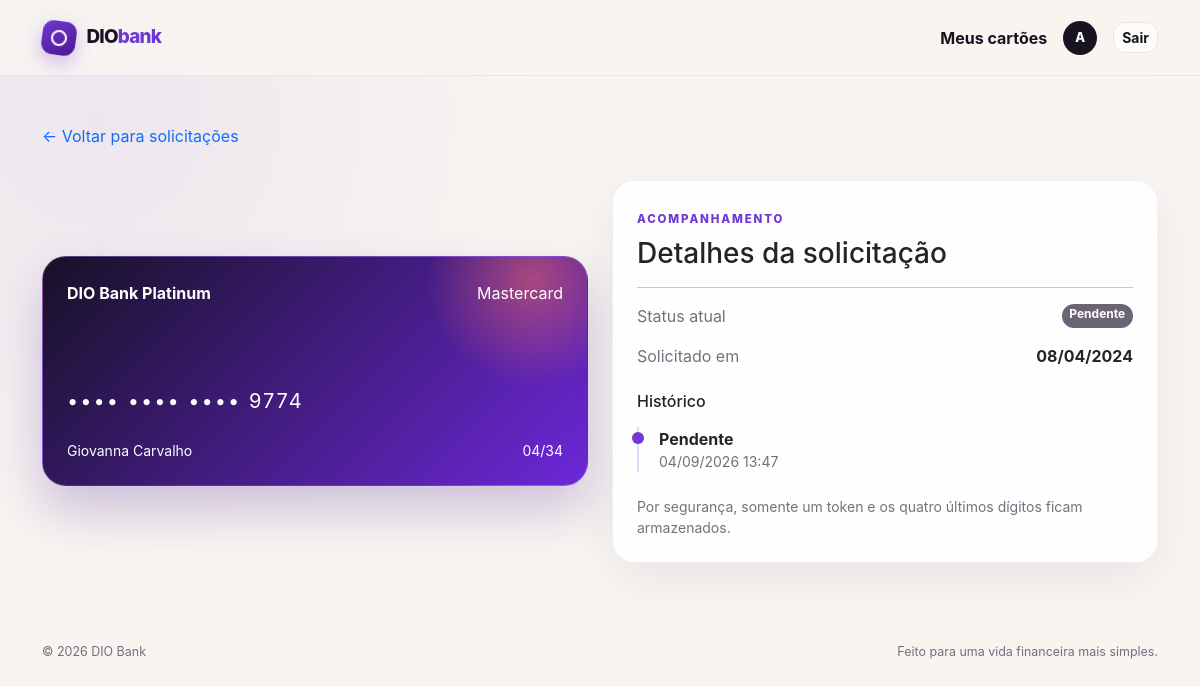
/cards/request-details/2/ (signed in), run on the app's committed database.
### cards/models.py (models this page shows, shortened)
class Card(models.Model):
    STATUS_CHOICES = (
        ("P", "Pendente"),
        ("A", "Aprovado"),
        ("E", "Enviado"),
        ("R", "Recebido"),
    )
    CARD_NETWORK = (
        ("V", "Visa"),
        ("M", "Mastercard"),
    )
    user = models.ForeignKey(User, on_delete=models.PROTECT, related_name="cards", verbose_name="Usuário")
    name = models.CharField("Nome", max_length=20)
    token = models.CharField("Token", max_length=64, unique=True, editable=False)
    last_four = models.CharField("Últimos quatro dígitos", max_length=4, editable=False)
    holder_name = models.CharField("Titular", max_length=20)
    network = models.CharField("Rede", max_length=1, choices=CARD_NETWORK)
    expiration_date = models.CharField("Data de expiração", max_length=5)
    status = models.CharField("Status", max_length=1, choices=STATUS_CHOICES, default=STATUS_CHOICES[0][0])
    created_at = models.DateTimeField("Criado em", auto_now_add=True)
    updated_at = models.DateTimeField("Alterado em", auto_now=True)
    @property
    def masked_number(self) -> str:
        return f"•••• •••• •••• {self.last_four}"
    class Meta:
        verbose_name_plural = "Cartões"
        ordering = ["-created_at"]

class StatusHistory(models.Model):
    card = models.ForeignKey(Card, on_delete=models.CASCADE, related_name="history", verbose_name="Cartão")
    status = models.CharField("Status", max_length=1, choices=Card.STATUS_CHOICES)
    created_at = models.DateTimeField("Registrado em", auto_now_add=True)
    class Meta:
        verbose_name = "Histórico de status"
        verbose_name_plural = "Históricos de status"
        ordering = ["-created_at"]

### cards/views.py (the view)
# urls.py: path("request-details/<int:card_id>/", views.card_details, name="card_details"),
@login_required
def card_details(request, card_id):
    card = get_object_or_404(Card.objects.prefetch_related("history"), id=card_id, user=request.user)
    return render(request, "cards/card_details.html", {"card": card})

### cards/templates/cards/card_details.html (shortened to what this page needs)
{% extends 'base.html' %}
{% block content %}
<a class="text-decoration-none" href="{% url 'cards:view_requests' %}">← Voltar para solicitações</a>
<div class="row align-items-center g-4 mt-2">
  <div class="col-lg-6"><div class="card credit-card"><div class="card-body p-4 d-flex flex-column justify-content-between"><div class="d-flex justify-content-between"><strong>{{ card.name }}</strong><span>{{ card.get_network_display }}</span></div><div><div class="card-number">{{ card.masked_number }}</div><div class="d-flex justify-content-between mt-4 small"><span>{{ card.holder_name }}</span><span>{{ card.expiration_date }}</span></div></div></div></div></div>
  <div class="col-lg-6"><div class="card content-card"><div class="card-body p-4"><span class="eyebrow">Acompanhamento</span><h1 class="h3 mt-2">Detalhes da solicitação</h1><hr><div class="d-flex justify-content-between"><span class="text-secondary">Status atual</span><span class="badge rounded-pill status-{{ card.status }}">{{ card.get_status_display }}</span></div><div class="d-flex justify-content-between mt-3"><span class="text-secondary">Solicitado em</span><strong>{{ card.created_at|date:"d/m/Y" }}</strong></div><h2 class="h6 mt-4">Histórico</h2><ol class="timeline">{% for item in card.history.all %}<li><strong>{{ item.get_status_display }}</strong><small>{{ item.created_at|date:"d/m/Y H:i" }}</small></li>{% endfor %}</ol><p class="small text-secondary mt-4 mb-0">Por segurança, somente um token e os quatro últimos dígitos ficam armazenados.</p></div></div></div>
</div>
{% endblock %}

### templates/base.html (shortened to what this page needs)
<!DOCTYPE html>
<html lang="pt-BR">
<head>
  <link href="https://cdn.jsdelivr.net/npm/bootstrap@5.3.3/dist/css/bootstrap.min.css" rel="stylesheet">
  {% load static %}
  <link rel="stylesheet" href="{% static 'css/app.css' %}">
</head>
<body>
  <nav class="navbar navbar-expand-md" aria-label="Navegação principal">
    <div class="container">
      <a class="navbar-brand" href="{% url 'home' %}"><span class="brand-mark" aria-hidden="true"><span></span></span><span>DIO<span class="brand-accent">bank</span></span></a>
      {% if user.is_authenticated %}
        <div class="d-flex align-items-center gap-3">
          <a class="nav-link" href="{% url 'cards:view_requests' %}">Meus cartões</a>
          <span class="user-avatar" title="{{ user.username }}">{{ user.username|first|upper }}</span>
          <form action="{% url 'logout' %}" method="post">{% csrf_token %}<button class="btn btn-ghost btn-sm" type="submit">Sair</button></form>
        </div>
      {% else %}<div class="d-flex gap-2"><a href="{% url 'login' %}" class="btn btn-ghost btn-sm">Entrar</a><a href="{% url 'signup' %}" class="btn btn-brand btn-sm">Abrir conta</a></div>
      {% endif %}
    </div>
  </nav>
  <main class="container py-4 py-md-5">
    {% block content %}
    {% endblock %}
  </main>
  <footer class="site-footer"><div class="container d-flex flex-wrap justify-content-between gap-2"><span>© {% now "Y" %} DIO Bank</span><span>Feito para uma vida financeira mais simples.</span></div></footer>
</body>
</html>

### static/css/app.css (style rules this page uses)
:root { --ink: #181320; --muted: #746d7d; --brand: #6f38d5; --brand-dark: #4b178f; --coral: #ff6f61; --cream: #f8f5f1; --line: #e9e2ed; --shadow: 0 24px 70px rgba(47, 25, 70, .11); }
* { box-sizing: border-box; }
body { min-height: 100vh; margin: 0; color: var(--ink); background: radial-gradient(circle at 8% 15%, rgba(111, 56, 213, .08), transparent 28rem), var(--cream); font-family: Inter, Avenir, "Segoe UI", Roboto, Helvetica, Arial, sans-serif; -webkit-font-smoothing: antialiased; }
.navbar { min-height: 76px; position: sticky; top: 0; z-index: 20; background: rgba(248, 245, 241, .86); border-bottom: 1px solid rgba(89, 61, 112, .08); backdrop-filter: blur(18px); }
.navbar-brand { display: flex; align-items: center; gap: .65rem; color: var(--ink); font-size: 1.18rem; font-weight: 850; letter-spacing: -.04em; }
.brand-accent { color: var(--brand); }
.brand-mark { position: relative; width: 34px; height: 34px; border-radius: 11px; background: linear-gradient(145deg, var(--brand), var(--brand-dark)); box-shadow: 0 7px 18px rgba(111, 56, 213, .3); transform: rotate(8deg); }
.brand-mark span { position: absolute; inset: 9px; border: 2px solid #fff; border-radius: 50%; }
.nav-link { color: var(--ink); font-weight: 650; }
.user-avatar { display: grid; place-items: center; width: 34px; height: 34px; color: #fff; background: var(--ink); border-radius: 50%; font-size: .8rem; font-weight: 800; }
.btn { border-radius: 12px; font-weight: 750; transition: transform .2s ease, box-shadow .2s ease, background .2s ease; }
.btn-ghost { color: var(--ink); border: 1px solid var(--line); background: rgba(255, 255, 255, .6); }
.eyebrow { color: var(--brand); font-size: .72rem; font-weight: 850; letter-spacing: .16em; text-transform: uppercase; }
.content-card { border: 1px solid rgba(89, 61, 112, .08); border-radius: 22px; background: rgba(255, 255, 255, .88); box-shadow: 0 16px 50px rgba(51, 32, 92, .08); backdrop-filter: blur(12px); }
.credit-card { min-height: 230px; color: #fff; border: 1px solid rgba(255, 255, 255, .18); border-radius: 24px; background: radial-gradient(circle at 90% 10%, rgba(255, 111, 97, .5), transparent 20%), linear-gradient(135deg, #171126, #6d28d9); box-shadow: 0 25px 50px rgba(76, 29, 149, .24); }
.card-number { font-size: 1.25rem; letter-spacing: .1em; }
.status-P { background: #6b6474; }
.timeline { list-style: none; padding-left: 1.25rem; border-left: 2px solid #ddd6fe; }
.timeline li { position: relative; margin: 1rem 0; }
.timeline li::before { position: absolute; left: -1.7rem; top: .3rem; width: .75rem; height: .75rem; content: ""; border-radius: 50%; background: var(--brand); }
.timeline small { display: block; color: var(--muted); }
.site-footer { padding: 2rem 0; color: var(--muted); font-size: .78rem; }

### data on the page
Card: name "DIO Bank Platinum", network "Mastercard", masked_number "•••• •••• •••• 9774", holder_name "Giovanna Carvalho", expiration_date "04/34", status "Pendente", created_at "08/04/2024"
StatusHistory: status "Pendente", created_at "04/09/2026 13:47"

### other printed values
{{ user.username|first|upper }} "A"
